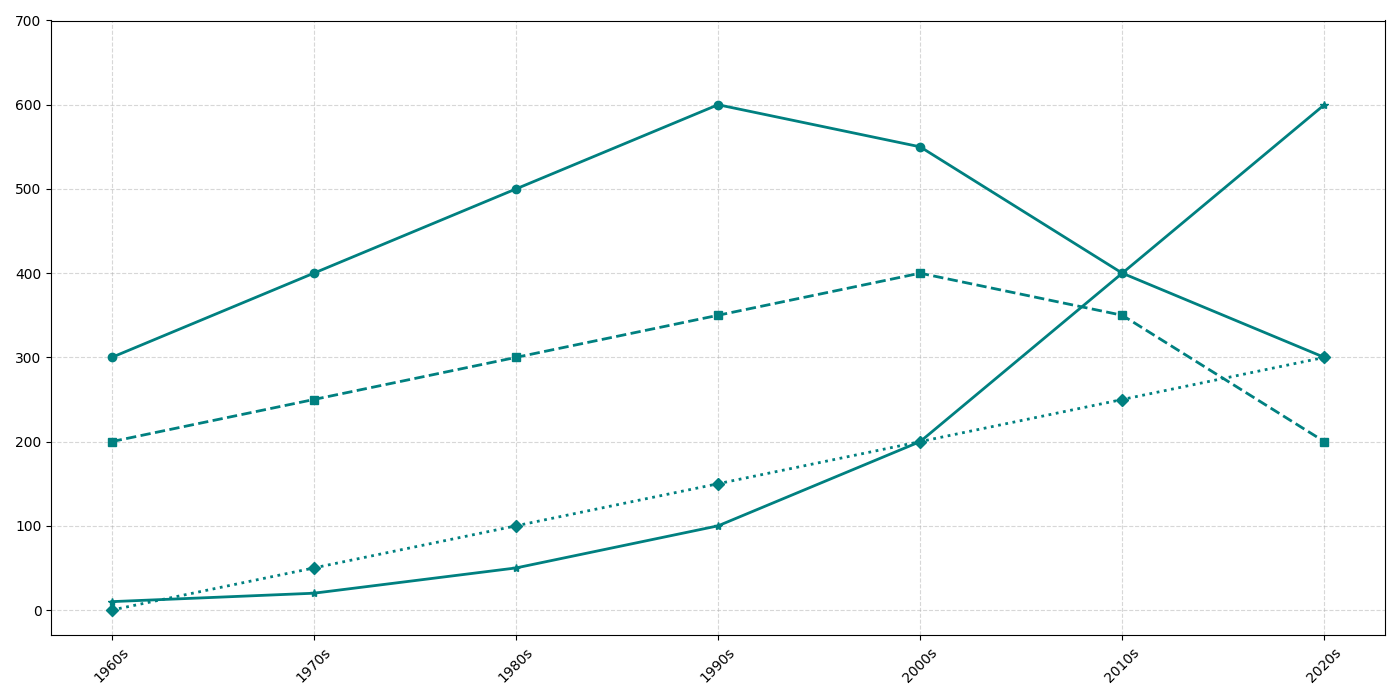

The script that drew this image:
import numpy as np
import matplotlib.pyplot as plt

decades = ['1960s', '1970s', '1980s', '1990s', '2000s', '2010s', '2020s']
coal = [300, 400, 500, 600, 550, 400, 300]
oil = [200, 250, 300, 350, 400, 350, 200]
# natural_gas = [100, 150, 200, 250, 300, 400, 500]
nuclear = [0, 50, 100, 150, 200, 250, 300]
renewables = [10, 20, 50, 100, 200, 400, 600]

fig, ax = plt.subplots(figsize=(14, 7))

color = 'teal'
ax.plot(decades, coal, color=color, marker='o', linestyle='-', linewidth=2)
ax.plot(decades, oil, color=color, marker='s', linestyle='--', linewidth=2)
# ax.plot(decades, natural_gas, color=color, marker='^', linestyle='-.', linewidth=2)
ax.plot(decades, nuclear, color=color, marker='D', linestyle=':', linewidth=2)
ax.plot(decades, renewables, color=color, marker='*', linestyle='-', linewidth=2)

ax.grid(True, linestyle='--', alpha=0.5)
plt.xticks(rotation=45)
plt.yticks(np.arange(0, 701, 100))
plt.tight_layout()
plt.show()
